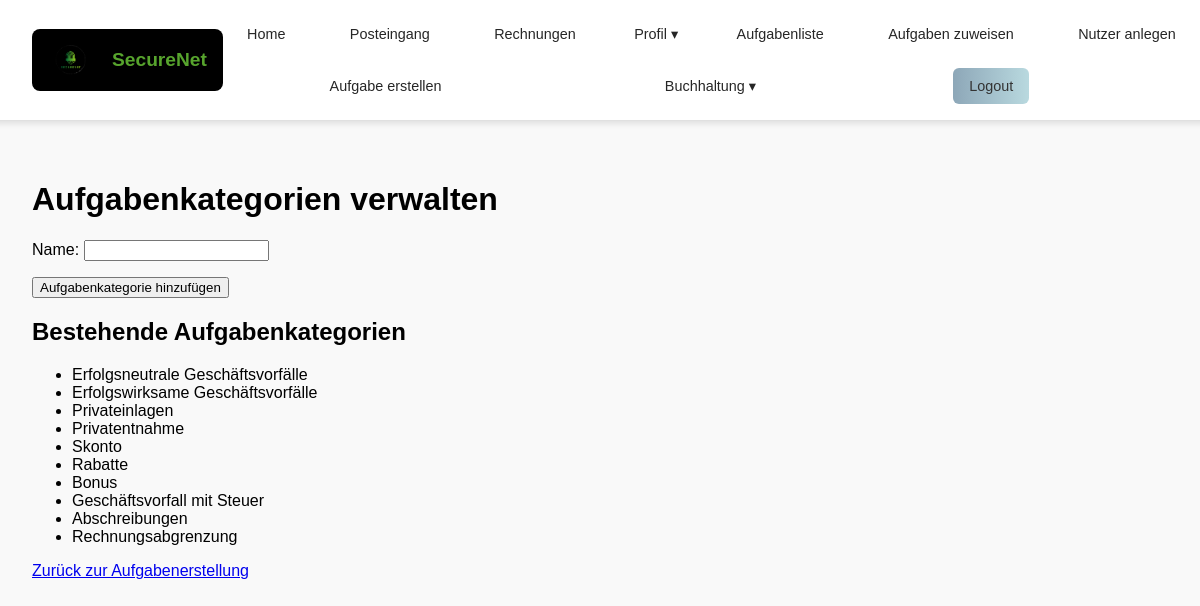
The app's page /posts/aufgabenkategorie_verwalten/ (signed in) with its own data.
### posts/models.py (models this page shows, shortened)
class Aufgabenkategorie(models.Model):
    name = models.CharField(max_length=100, unique=True)

### posts/views.py (the view)
    def _wrapped_view_func(request, *args, **kwargs):
        if request.user.is_authenticated and (request.user.role == 'teacher' or request.user.is_superuser):
            return view_func(request, *args, **kwargs)
        else:
            return HttpResponse(f'Fehlende Berechtigung <br><a href="{reverse("index")}">Zurück zur Startseite</a>')

### posts/forms.py
class AufgabenkategorieForm(forms.ModelForm):
    class Meta:
        model = Aufgabenkategorie
        fields = ['name']

### posts/views.py (called while the page is built)
def lehrkraft_required(view_func):
    def _wrapped_view_func(request, *args, **kwargs):
        if request.user.is_authenticated and (request.user.role == 'teacher' or request.user.is_superuser):
            return view_func(request, *args, **kwargs)
        else:
            return HttpResponse(f'Fehlende Berechtigung <br><a href="{reverse("index")}">Zurück zur Startseite</a>')
    return _wrapped_view_func

@lehrkraft_required
def aufgabenkategorie_verwalten(request):
    if request.method == 'POST':
        form = AufgabenkategorieForm(request.POST)
        if form.is_valid():
            form.save()
            messages.success(request, "Kategorie erfolgreich hinzugefügt.")
            return redirect('posts:aufgabenkategorie_verwalten')
        else:
            messages.error(request, "Fehler beim Speichern der Kategorie.")
    else:
        form = AufgabenkategorieForm()
    aufgabenkategorien = Aufgabenkategorie.objects.all()
    return render(request, 'posts/neue_kategorie.html', {'form': form, 'aufgabenkategorien': aufgabenkategorien})

### posts/templates/posts/neue_kategorie.html (shortened to what this page needs)
{% extends 'master_layout.html' %}
{% load static %}
{% block content %}
<h1>Aufgabenkategorien verwalten</h1>
<form method="post">
    {{ form.as_p }}
    <button type="submit">Aufgabenkategorie hinzufügen</button>
</form>
<h2>Bestehende Aufgabenkategorien</h2>
<ul>
    {% for aufgabenkategorie in aufgabenkategorien %}
        <li>
            {{ aufgabenkategorie.name }}
        </li>
    {% endfor %}
</ul>
<a href="{% url 'posts:aufgabe_erstellen' %}" class="btn btn-secondary">Zurück zur Aufgabenerstellung</a>
{% endblock %}

### assets/css/master_layout.css (style rules this page uses)
body { margin: 0; padding: 0; font-family: Arial, sans-serif; background-color: #f9f9f9; }

### records on screen
Aufgabenkategorie: name "Erfolgsneutrale Geschäftsvorfälle"
Aufgabenkategorie: name "Erfolgswirksame Geschäftsvorfälle"
Aufgabenkategorie: name "Privateinlagen"
Aufgabenkategorie: name "Privatentnahme"
Aufgabenkategorie: name "Skonto"
Aufgabenkategorie: name "Rabatte"
Aufgabenkategorie: name "Bonus"
Aufgabenkategorie: name "Geschäftsvorfall mit Steuer"
Aufgabenkategorie: name "Abschreibungen"
Aufgabenkategorie: name "Rechnungsabgrenzung"
